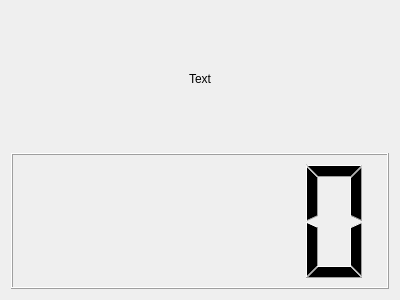
<?xml version="1.0" encoding="UTF-8"?>
<ui version="4.0">
 <class>lcd</class>
 <widget class="QWidget" name="lcd">
  <property name="geometry">
   <rect>
    <x>0</x>
    <y>0</y>
    <width>400</width>
    <height>300</height>
   </rect>
  </property>
  <property name="windowTitle">
   <string>Form</string>
  </property>
  <layout class="QHBoxLayout" name="horizontalLayout">
   <item>
    <layout class="QVBoxLayout" name="verticalLayout_4">
     <item>
      <widget class="QLabel" name="name">
       <property name="text">
        <string>Text</string>
       </property>
       <property name="alignment">
        <set>Qt::AlignCenter</set>
       </property>
      </widget>
     </item>
     <item>
      <widget class="QLCDNumber" name="value"/>
     </item>
    </layout>
   </item>
  </layout>
 </widget>
 <resources/>
 <connections/>
</ui>
